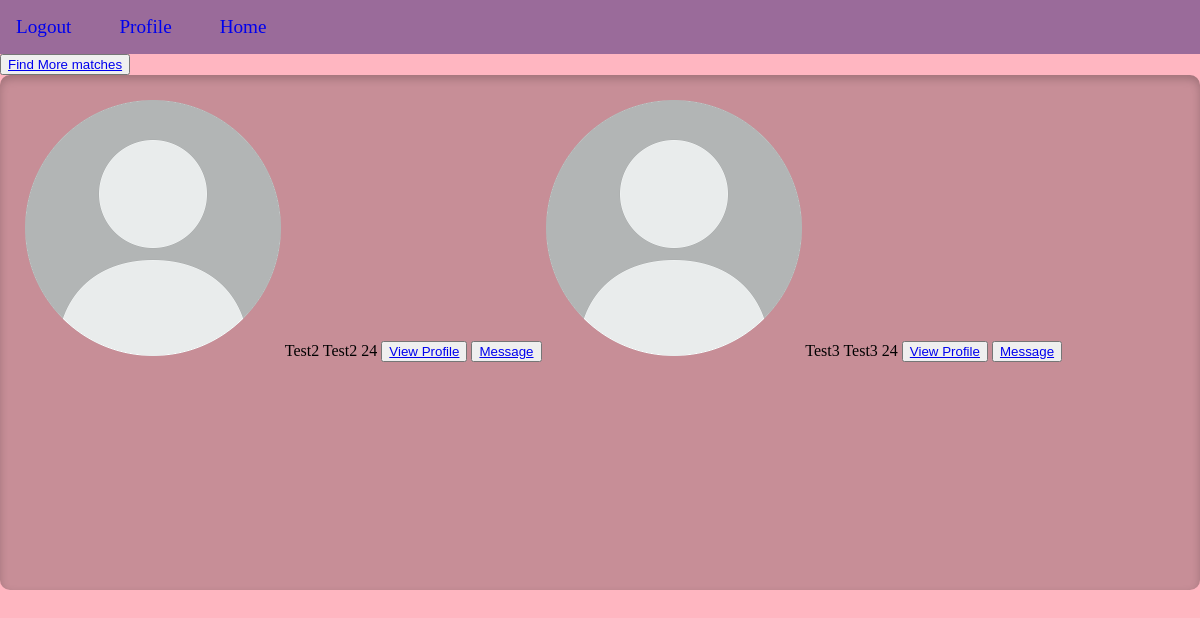
The page /matchmaking/ (signed in) on the database its author committed.
### app/models.py (models this page shows, shortened)
class PersonalityProfile(models.Model):
    user_profile = models.ForeignKey(
        DatingProfile,
        on_delete=models.CASCADE,
        related_name="dating_profile_user",
        null=True,
    )
    created = models.BooleanField(default=False)
    yes_or_no_options = (("Yes", "YES"), ("No", "NO"))
    what_are_you_looking_for_options = (
        ("long-term", "Long-term partner"),
        ("short-term", "Short-term partner"),
        ("firguring-out", "Still figuring out"),
    )
    music_options = (
        ("metal", "METAL"),
        ("classic", "CLASSIC"),
        ("country", "COUNTRY"),
        ("pop", "POP"),
        ("hip-hop", "HIP-HOP"),
        ("gospel", "GOSPEL"),
    )
    outdoor_indoor_options = (("outdoor", "OUTDOOR"), ("indoor", "INDOOR"))
    what_do_you_do_for_fun_options = (
        ("hiking", "HIKING"),
        ("gaming", "GAMING"),
        ("reading", "Reading"),
        ("singing", "SINGING"),
        ("sport", "SPORTS"),
        ("dancing", "DANCING"),
        ("travel", "TRAVEL"),
        ("poetry", "POETRY"),
    )
    movie_genre_options = (
        ("horror", "HORROR"),
        ("romance", "ROMANCE"),
        ("comedy", "COMEDY"),
        ("action", "ACTION"),
        ("anime", "ANIME"),
        ("sci-fi", "SCI-FI"),
    )
    interests = models.CharField(
        max_length=50, choices=what_are_you_looking_for_options, null=True
    )
    do_you_like_drinking = models.CharField(
        max_length=50, choices=yes_or_no_options, null=True
    )
    are_you_active = models.CharField(
        max_length=50, choices=yes_or_no_options, null=True
    )
    music_pick = models.CharField(max_length=300, choices=music_options, null=True)
    outdoor_indoor_pick = models.CharField(
        max_length=50, choices=outdoor_indoor_options, null=True
    )
    what_do_you_do_for_fun_pick = models.CharField(
        max_length=300, choices=what_do_you_do_for_fun_options, null=True
    )
    movie_pick = models.CharField(
        max_length=300, choices=movie_genre_options, null=True
    )

class DatingProfile(models.Model):
    user_profile = models.ForeignKey(
        Profile,
        on_delete=models.CASCADE,
        related_name="dating_profile_user",
        null=True,
    )
    created = models.BooleanField(default=False)
    profile_pic = models.ImageField(
        default="no-profile-picture-icon-15_oLIFS4i.jpg",
        null=True,
        blank=True,
    )
    gender_options = (("Male", "MALE"), ("Female", "FEMALE"))
    interested_in_options = ("Men", "MEN"), ("Women", "WOMEN"), ("Both", "BOTH")
    yes_or_no_options = (("Yes", "YES"), ("No", "NO"))
    gender = models.CharField(max_length=50, choices=gender_options, null=True)
    age = models.IntegerField(null=True)
    interested_in = models.CharField(
        max_length=50, choices=interested_in_options, null=True
    )
    smoker = models.CharField(max_length=50, choices=yes_or_no_options, null=True)
    drinker = models.CharField(max_length=50, choices=yes_or_no_options, null=True)
    occupation = models.CharField(max_length=50, null=True)
    bio = models.TextField(null=True)
    favorite_place_ever_been = models.TextField(null=True)

class Profile(models.Model):
    user = models.OneToOneField(User, null=True, on_delete=models.CASCADE)
    first_name = models.CharField(null=True, max_length=255)
    last_name = models.CharField(null=True, max_length=255)

### app/views.py (the view)
# urls.py: path("matchmaking/", matchmakingView, name="matchmaking"),
@login_required(login_url="login")
def matchmakingView(request):
    user = request.user.profile
    user_dating_profile = DatingProfile.objects.get(user_profile=user)
    user_personality_profile = PersonalityProfile.objects.get(
        user_profile=user_dating_profile
    )
    choice2 = PersonalityProfile.objects.filter(
        user_profile__interested_in=user_dating_profile.interested_in,
        do_you_like_drinking=user_personality_profile.do_you_like_drinking,
        outdoor_indoor_pick=user_personality_profile.outdoor_indoor_pick,
        movie_pick=user_personality_profile.movie_pick,
    )
    choice3 = PersonalityProfile.objects.filter(
        user_profile__interested_in=user_dating_profile.interested_in,
        do_you_like_drinking=user_personality_profile.do_you_like_drinking,
        music_pick=user_personality_profile.music_pick,
        movie_pick=user_personality_profile.movie_pick,
    )
    choice4 = PersonalityProfile.objects.filter(
        user_profile__interested_in=user_dating_profile.interested_in,
        interests=user_personality_profile.interests,
        outdoor_indoor_pick=user_personality_profile.outdoor_indoor_pick,
        what_do_you_do_for_fun_pick=user_personality_profile.what_do_you_do_for_fun_pick,
    )
    choice1 = PersonalityProfile.objects.filter(
        user_profile__interested_in=user_dating_profile.interested_in,
        interests=user_personality_profile.interests,
        music_pick=user_personality_profile.music_pick,
        what_do_you_do_for_fun_pick=user_personality_profile.what_do_you_do_for_fun_pick,
    )
    choices = {
        "1": [choice1],
        "2": [choice2],
        "3": [choice3],
        "4": [choice4],
    }
    random_potential_partners = key, val = random.choice(list(choices.items()))
    context = {
        "random_potential_partners": random_potential_partners,
        "key": key,
        "val": val,
        "user": user,
    }
    return render(request, "matchmaking.html", context)

### app/templates/matchmaking.html (shortened to what this page needs)
{%extends 'base.html'%} {% block content%}
<button> <a href= "{% url "matchmaking"%}">Find More matches</a></button>
<div id="matchmaking_container">
  <div id="matches">
    <div>
      {% for set in val %}
        {% for object in set%}
          {% if user != object.user_profile.user_profile  %}
          <img src="{{object.user_profile.profile_pic.url}}"/>
          {{object.user_profile.user_profile.first_name}}
          {{ object.user_profile.user_profile.last_name}}
          {{ object.user_profile.age}}
          <button> <a href= "{% url "partner" object.id %}" >View Profile</a></button>
          <button> <a href= # >Message</a></button>
          {% endif %}
            {%endfor %}
       {%endfor%}
    </div>
  {%endblock content%}

### app/templates/base.html (shortened to what this page needs)
{% load static %}
<!DOCTYPE html>
<html lang="en">
<head>
    <link rel="stylesheet" href="{% static "styles.css" %}">
</head>
<body>
    <div id="navigation_container">
        {% if user.id != None %}
            <a href="{%url 'logout'%}">Logout</a>
            <a href ="{% url 'profile'%}">Profile</a>
            <a href ="{% url 'home'%}">Home</a>
        {% endif %}
    </div>
    {% block content %}
    {% endblock content %}
</body>
</html>

### app/static/styles.css (style rules this page uses)
body { margin: 0; background-color: lightpink; }
#navigation_container { display: flex; background-color: rgb(154, 107, 154); padding: 1rem; column-gap: 3rem; }
#navigation_container > a { text-decoration: none; font-size: 1.2rem; }
#matches { box-shadow: inset 0 4px 8px 0 rgba(0,0,0,0.2); display:grid; grid-column-gap: 25px; grid-auto-flow: column; grid-template-columns: auto auto; padding: 25px; list-style:none; overflow-x: scroll; height: 465px; background-color: rgba(0, 0, 0, 0.219); border-radius: 10px; }

### rows shown on the page
PersonalityProfile: user_profile.profile_pic (picture), user_profile.user_profile.first_name "Test2", user_profile.user_profile.last_name "Test2", user_profile.age "24"
PersonalityProfile: user_profile.profile_pic (picture), user_profile.user_profile.first_name "Test3", user_profile.user_profile.last_name "Test3", user_profile.age "24"
